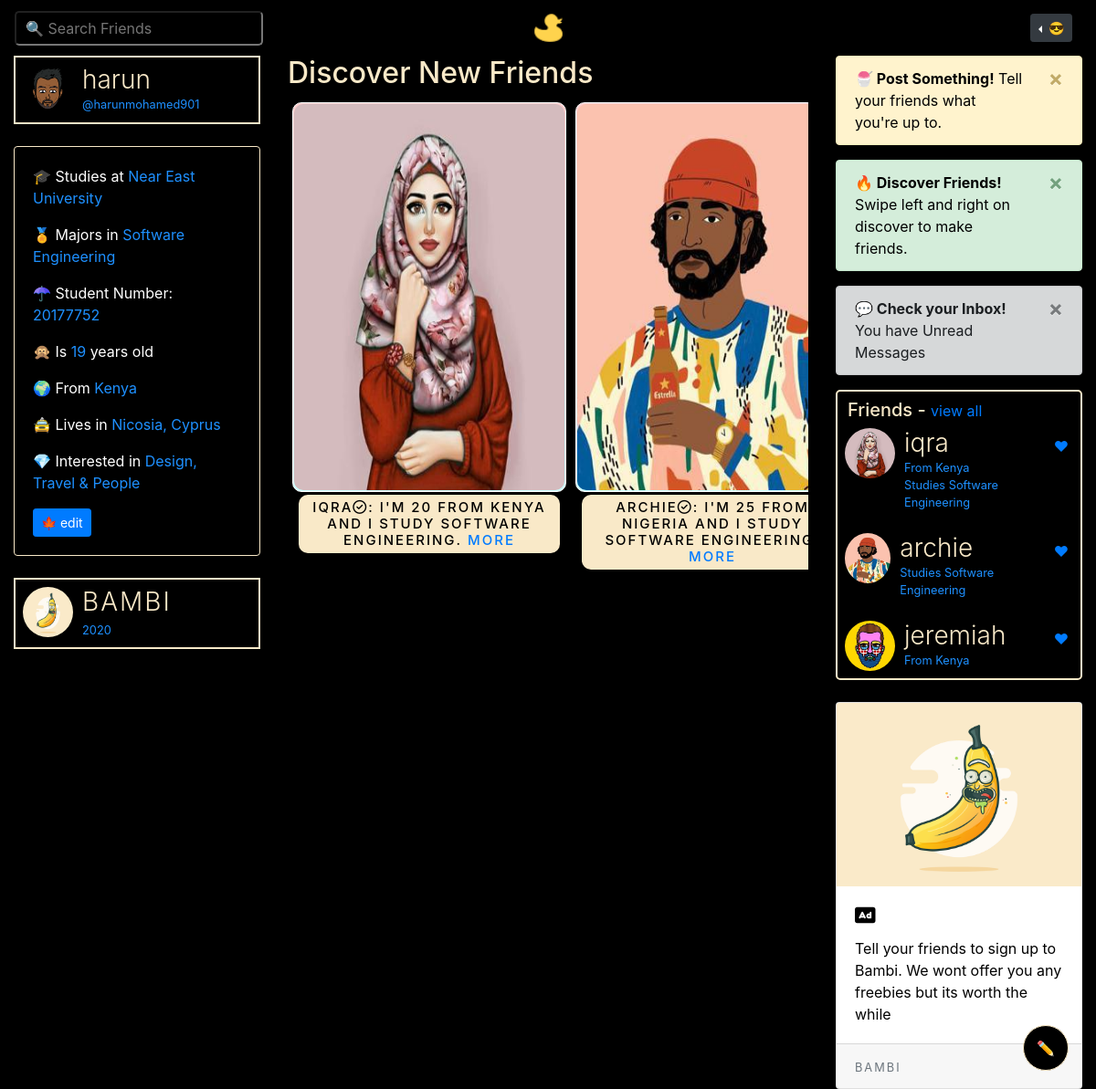
/discover (signed in), run on the app's committed database.
### bambiv3/models.py (models this page shows, shortened)
class User(db.Model, UserMixin):
	id = db.Column(db.Integer, primary_key=True)
	username = db.Column(db.String(20), unique=True, nullable=False)
	email = db.Column(db.String(120), unique=True, nullable=False)
	image_file = db.Column(db.String(20), nullable=False, default='default.jpg')
	password = db.Column(db.String(60), nullable=False)
	last_seen = db.Column(db.DateTime, default=datetime.utcnow)
	department = db.Column(db.String(20), nullable=False)
	student_number = db.Column(db.Integer(), unique=True, nullable=False)
	age = db.Column(db.Integer(), nullable=False)
	country = db.Column(db.String(20), nullable=False)
	hobby = db.Column(db.String(20), nullable=False)
	bio = db.Column(db.String(120), nullable=True)
	private = db.Column(db.Boolean, default=False, nullable=False)
	posts = db.relationship('Post', backref='author', lazy=True)
	products = db.relationship('Product', backref='author', lazy=True)
	followed = db.relationship(
		'User', secondary=followers,
		primaryjoin=(followers.c.follower_id == id),
		secondaryjoin=(followers.c.followed_id == id),
		backref=db.backref('followers', lazy='dynamic'), lazy='dynamic')
	messages_sent = db.relationship('Message',
									foreign_keys='Message.sender_id',
									backref='author', lazy='dynamic')
	messages_received = db.relationship('Message',
										foreign_keys='Message.recipient_id',
										backref='recipient', lazy='dynamic')
	last_message_read_time = db.Column(db.DateTime)
	def new_messages(self):
		last_read_time = self.last_message_read_time or datetime(1900, 1, 1)
		return Message.query.filter_by(recipient=self).filter(
			Message.timestamp > last_read_time).count()

### bambiv3/routes.py (the view)
@app.route('/discover')
def discover():
	users = User.query.all()
	if current_user.is_authenticated:
		image_file = url_for('static', filename='profile_pics/' + current_user.image_file)
	return render_template('discover.html', image_file=image_file, users=users)

### bambiv3/models.py (called while the page is built)
@login_manager.user_loader
def load_user(user_id):
	return User.query.get(int(user_id))

### bambiv3/routes.py (called while the page is built)
@app.before_request
def before_request():
	if current_user.is_authenticated:
		current_user.last_seen = datetime.utcnow()
		db.session.commit()

### bambiv3/templates/discover.html (shortened to what this page needs)
{% extends "layout.html" %}
{% block content %}
<div class="container-fluid">
  <div class="row">
    <div class="col-lg-3 d-none d-lg-block">
      {% if current_user.is_authenticated %}
      <header style="color:#F9E9C8;border:2px solid #F9E9C8;padding:8px;cursor:pointer;" data-toggle="modal" data-target="#profile" title="🍌: Click to Preview Your Profile Info">
        <img src="{{ url_for('static', filename='profile_pics/' + current_user.image_file) }}" alt="default profile" class="profile-thumbnail">
        <div class="profile-name">
          <h3>{{current_user.username}}</h3>
          <small>@{{current_user.email.split("@")[0] | lower}}</small>
        </div>
      </header>
      <br>
    <div class="card about" style="color:#fff;background:#000;text-align:left;border:1px solid #F9E9C8;">
    <div class="card-body">
      <p> 🎓 Studies at <span>Near East University</span></p>
      <p> 🏅 Majors in <span>{{current_user.department}}</span></p>
      <p> ☂ Student Number: <span>{{current_user.student_number}}</span></p>
      <p> 🙊 Is <span>{{current_user.age}}</span> years old</p>
      <p> 🌍 From <span>{{current_user.country}}</span></p>
      <p> 🚖 Lives in <span>Nicosia, Cyprus</span></p>
      <p> 💎 Interested in <span>{{current_user.hobby}}</span></p>
      <a class="btn btn-sm btn-primary" href="{{ url_for('account') }}">🍁 edit</a>
    </div>
  </div>
  <br>
  <header style="color:#F9E9C8;border:2px solid #F9E9C8;padding:8px;" data-toggle="popover" data-content="🍌: Click to know more about Bambi">
    <a href="{{url_for('about')}}" target="_blank" style="color: #F9E9C8;text-decoration: none;">
    <img src="{{ url_for('static', filename='profile_pics/' + 'logod.png') }}" alt="logo" class="profile-thumbnail">
    <div class="profile-name">
      <h3 class="logo">BAMBI</h3>
      <small id="year"></small>
    </a>
    </div>
  {% endif %}
</div>
    <div class="col-lg-6">
          <h2>Discover New Friends</h2>
          {% if current_user.is_authenticated %}
          <section class="cardi scroll">
            {% for user in users if user != current_user %}
            <div class="others">
            <div class="card--content"><a href="{{url_for('user_posts', username=user.username)}}"><img src="{{ url_for('static', filename='profile_pics/' + user.image_file) }}" alt=""></a>
              <h5 style="font-size:15px;">{{user.username.title()}}<i class="far fa-check-circle"></i>: I'm {{user.age}} from {{user.country}} and I study {{user.department}}. <a href="{{url_for('user_posts', username=user.username)}}" target="_blank">MORE</a></h5>
            </div>
            </div>
            {% endfor %}
          </section>
          <br>
          {% endif %}
    </div>
    <div class="col-lg-3 d-none d-lg-block">
      {% if current_user.is_authenticated %}
      <div class="alert alert-warning alert-dismissible fade show" role="alert">
        <a href="{{ url_for('new_post') }}"  style="color:#000;text-decoration: none">
      <strong>🍧 Post Something!</strong> Tell your friends what you're up to.</a>
        <button type="button" class="close" data-dismiss="alert" aria-label="Close">
          <span aria-hidden="true">&times;</span>
        </button>
      </div>
      <div class="alert alert-success alert-dismissible fade show" role="alert">
        <a href="{{ url_for('discover') }}"  style="color:#000;text-decoration: none">
      <strong>🔥 Discover Friends!</strong> Swipe left and right on discover to make friends.</a>
        <button type="button" class="close" data-dismiss="alert" aria-label="Close">
          <span aria-hidden="true">&times;</span>
        </button>
      </div>
      <div class="alert alert-dark alert-dismissible fade show" role="alert">
      <strong>💬 Check your Inbox! </strong>You have Unread Messages
        <button type="button" class="close" data-dismiss="alert" aria-label="Close">
          <span aria-hidden="true">&times;</span>
        </button>
      </div>
      <div style="color:#F9E9C8;border:2px solid #F9E9C8;padding:8px;cursor:pointer;border-radius:5px;overflow:auto;height:318px;">
        <h5 style="padding-left: 3px;">Friends - <small><a href="{{url_for('discover')}}" target="_blank">view all</a></small></h5>
        {% for user in users if user != current_user %}
        <header>
        <img src="{{ url_for('static', filename='profile_pics/' + user.image_file) }}" alt="default profile" class="profile-thumbnail">
        <div class="profile-name">
          <h3>{{user.username}}</h3>
          {% if user.country == current_user.country %}
          <small>From {{user.country}}</small>
          {% endif %}
          {% if user.department == current_user.department %}
          <small>Studies {{user.department}}</small>
          {% endif %}
        </div>
        <div class="follow-btn">
            <button style="height:40px;background:#000;color:#F9E9C8;"><a href="{{url_for('user_posts', username=user.username)}}"target="_blank">❤</a></button>
          </div>
      </header>
      <br>
      {% endfor %}
      </div>
      <br>
      <div class="card" style="color:#000;">
      <img class="card-img-top" src="{{ url_for('static', filename='profile_pics/' + 'logod.png') }}" alt="logo">
      <div class="card-body">
        <h5 class="card-title"><i class="fas fa-ad"></i></h5>
        <p class="card-text">Tell your friends to sign up to Bambi. We wont offer you any freebies but its worth the while</p>
      </div>
      <div class="card-footer">
        <small class="text-muted logo">BAMBI</small>
      </div>
    </div>
    <div id="new_post">
      <button class="post_btn"><a href="{{ url_for('new_post') }}" style="color:#F9E9C8;"></a></button>
    </div>
    {% endif %}
</div>
{% endblock content %}

### bambiv3/static/main.css (style rules this page uses)
body { background:#000; color: #F9E9C8; }
.logo { color:#F9E9C8; letter-spacing:2px; }
.about span, small { color:#1e90ff; }
.show { display: block; }
h3 { font-weight: 300; }

### bambiv3/templates/discover.html (style rules this page uses)
header, footer { display: flex; flex-direction: row; }
header .profile-thumbnail { width: 55px; height: 55px; border-radius: 50%; }
header .profile-name { display: flex; flex-direction:column; margin-left: 10px; }
header .follow-btn { display: flex; margin: 0 0 0 auto; }
header .follow-btn button { border: 0; border-radius: 3px; padding: 5px; }
header h3, header h4 { display: flex; margin: 0; }
.post_btn { background-color : #000; color: #F9E9C8; padding: 10px 20px; border:none; outline:none; border:2px solid #F9E9C8; padding: 2px; border-radius: 50%; height:70px; width:70px; }
#new_post { position: fixed; bottom: 20px; right: 30px; }
.cardi { background: #000; overflow-x: auto; display: flex; flex-wrap: nowrap; }
.scroll img { width:100%; height:100%; border-radius:10px; }
.card--content { background: linear-gradient(#ffcccc,#ccffff); width: 300px; height: 80%; margin: 5px; border-radius:10px; border:1px solid #fff; border-radius:10px; padding:1px; flex: 0 0 auto; }
.card--content h5 { background: #F9E9C8; color:#000; padding:5px; text-align:center; text-transform: uppercase; letter-spacing: 2px; border-radius: 10px; margin: 5px; }

### bambiv3/templates/layout.html (style rules this page uses)
.post_btn { background-color : #000; color: #F9E9C8; padding: 10px 20px; outline:none; border:1px solid #F9E9C8; padding: 2px; border-radius: 50%; height:50px; width:50px; }
#new_post { position: fixed; bottom: 20px; right: 30px; }

### data on the page
User: image_file (picture), username "harun", email "harunmohamed901", department "Software Engineering", student_number "20177752", age "19", country "Kenya", hobby "Design, Travel & People"
User: image_file (picture), username "IQRA", age "20", country "KENYA", department "SOFTWARE ENGINEERING", username "iqra", country "Kenya", department "Software Engineering"
User: image_file (picture), username "ARCHIE", age "25", country "NIGERIA", department "SOFTWARE…", username "archie", department "Software Engineering"
User: image_file (picture), username "jeremiah", country "Kenya"
